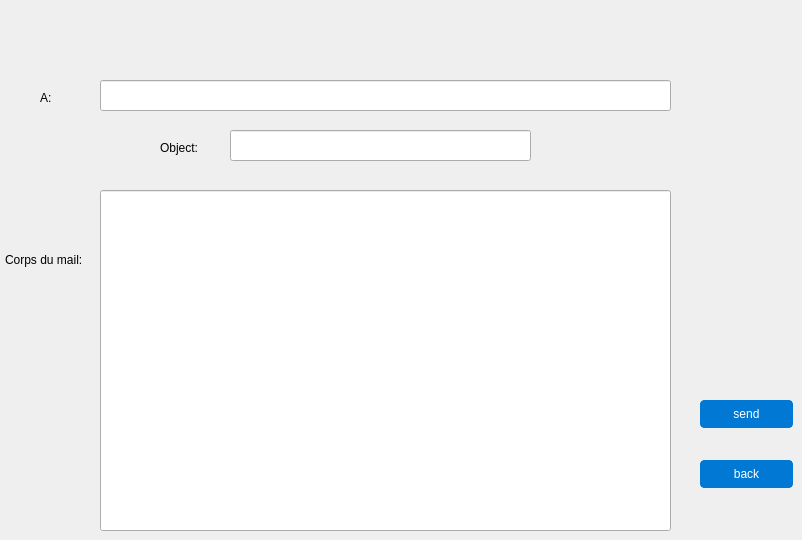
             <widget class="QWidget" name="page_13">
              <widget class="QLineEdit" name="lll2">
               <property name="geometry">
                <rect>
                 <x>100</x>
                 <y>80</y>
                 <width>571</width>
                 <height>31</height>
                </rect>
               </property>
              </widget>
              <widget class="QLineEdit" name="lll3">
               <property name="geometry">
                <rect>
                 <x>230</x>
                 <y>130</y>
                 <width>301</width>
                 <height>31</height>
                </rect>
               </property>
              </widget>
              <widget class="QLineEdit" name="lll4">
               <property name="geometry">
                <rect>
                 <x>100</x>
                 <y>190</y>
                 <width>571</width>
                 <height>341</height>
                </rect>
               </property>
              </widget>
              <widget class="QLabel" name="label_29">
               <property name="geometry">
                <rect>
                 <x>40</x>
                 <y>90</y>
                 <width>56</width>
                 <height>16</height>
                </rect>
               </property>
               <property name="text">
                <string>A:</string>
               </property>
              </widget>
              <widget class="QLabel" name="label_30">
               <property name="geometry">
                <rect>
                 <x>160</x>
                 <y>140</y>
                 <width>56</width>
                 <height>16</height>
                </rect>
               </property>
               <property name="text">
                <string>Object:</string>
               </property>
              </widget>
              <widget class="QLabel" name="label_31">
               <property name="geometry">
                <rect>
                 <x>5</x>
                 <y>250</y>
                 <width>81</width>
                 <height>20</height>
                </rect>
               </property>
               <property name="text">
                <string>Corps du mail:</string>
               </property>
              </widget>
              <widget class="QPushButton" name="pushButton_17">
               <property name="geometry">
                <rect>
                 <x>700</x>
                 <y>400</y>
                 <width>93</width>
                 <height>28</height>
                </rect>
               </property>
               <property name="styleSheet">
                <string notr="true">QPushButton {

background-color: #0078D4; /* Button background color similar to Windows */

color: #FFFFFF; /* Button text color */

border: 1px solid #0078D4; /* Button border color */

border-radius: 4px; /* Button border radius */

padding: 6px 12px; /* Button padding */

}



QPushButton:hover {

background-color: #00559B; /* Hovered button background color */

border: 1px solid #00559B; /* Hovered button border color */

}



QPushButton:pressed {

background-color: #003C75; /* Pressed button background color */

border: 1px solid #003C75; /* Pressed button border color */

}



QPushButton:focus {

border: 1px solid #0078D4; /* Focused button border color */

outline: none; /* Remove the focus outline */

}</string>
               </property>
               <property name="text">
                <string>send</string>
               </property>
              </widget>
              <widget class="QPushButton" name="pushButton_18">
               <property name="geometry">
                <rect>
                 <x>700</x>
                 <y>460</y>
                 <width>93</width>
                 <height>28</height>
                </rect>
               </property>
               <property name="styleSheet">
                <string notr="true">QPushButton {

background-color: #0078D4; /* Button background color similar to Windows */

color: #FFFFFF; /* Button text color */

border: 1px solid #0078D4; /* Button border color */

border-radius: 4px; /* Button border radius */

padding: 6px 12px; /* Button padding */

}



QPushButton:hover {

background-color: #00559B; /* Hovered button background color */

border: 1px solid #00559B; /* Hovered button border color */

}



QPushButton:pressed {

background-color: #003C75; /* Pressed button background color */

border: 1px solid #003C75; /* Pressed button border color */

}



QPushButton:focus {

border: 1px solid #0078D4; /* Focused button border color */

outline: none; /* Remove the focus outline */

}</string>
               </property>
               <property name="text">
                <string>back</string>
               </property>
              </widget>
             </widget>
